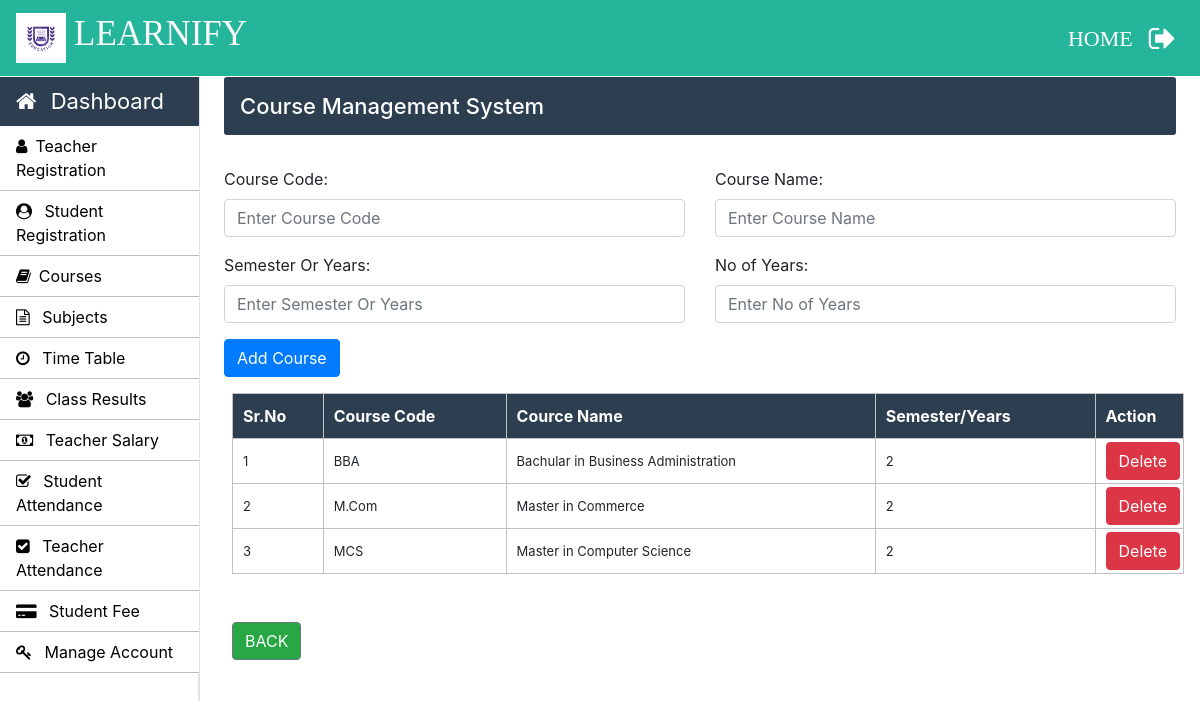
The page /Admin/courses.php (signed in) on the database its author committed.
### tables this page shows
CREATE TABLE IF NOT EXISTS `courses` (
  `course_code` varchar(10) NOT NULL,
  `course_name` varchar(50) NOT NULL,
  `semester_or_year` varchar(10) NOT NULL,
  `no_of_year` int NOT NULL,
  PRIMARY KEY (`course_code`)
);

### Admin/courses.php (the view, shortened to what this page needs)
<?php
		require_once "../connection/connection.php";
	?>
<!doctype html>
<html lang="en">
	<head>
	</head>
	<body>
		<?php include('../common/common-header.php') ?>
		<?php include('../common/admin-sidebar.php') ?>
		<main role="main" class="col-xl-10 col-lg-9 col-md-8 ml-sm-auto px-md-4 mb-2 w-100">
			<div class="sub-main">
				<div class="bar-margin text-center d-flex flex-wrap flex-md-nowrap pt-3 pb-2 mb-3 text-white admin-dashboard pl-3">
					<h4>Course Management System </h4>
				</div>
				<div class="row">
					<div class="col-md-12">
						<form action="courses.php" method="post">
							<div class="row mt-3">
								<div class="col-md-6">
									<div class="form-group">
										<label for="exampleInputEmail1">Course Code: </label>
										<input type="text" name="course_code" class="form-control" required placeholder="Enter Course Code">
									</div>
								</div>
								<div class="col-md-6">
									<div class="form-group">
										<label for="exampleInputPassword1">Course Name:</label>
										<input type="text" name="course_name" class="form-control" required placeholder="Enter Course Name">
									</div>
								</div>
							</div>
							<div class="row">
								<div class="col-md-6">
									<div class="form-group">
										<label for="exampleInputEmail1">Semester Or Years:</label>
										<input type="text" name="semester_or_year" class="form-control" required placeholder="Enter Semester Or Years">
									</div>
								</div>
								<div class="col-md-6">
									<div class="form-group">
										<label for="exampleInputPassword1">No of Years:</label>
										<input type="text" name="no_of_year" class="form-control" required  placeholder="Enter No of Years">
									</div>
								</div>
							</div>
							<div class="row w-100">
								<div class="col-md-12">
									<input type="submit" name="sub" value="Add Course" class=" btn btn-primary ml-auto">
								</div>
							</div>
						</form>
					</div>
				</div>
				<div class="row">
					<div class="col-md-12 ml-2">
						<section class="mt-3">
							<table class="w-100 table-elements mb-5 table-three-tr" cellpadding="3">
								<tr class="table-tr-head table-three text-white">
									<th>Sr.No</th>
									<th>Course Code</th>
									<th>Cource Name</th>
									<th>Semester/Years</th>
									<th>Action</th>
								</tr>
								<?php
									$sr=1;
									$query="select course_code,course_name,no_of_year from courses";
									$run=mysqli_query($con,$query);
									while($row=mysqli_fetch_array($run)) {
									echo	"<tr>";
									echo	"<td>".$sr++."</td>";
									echo	"<td>".$row['course_code']."</td>";
									echo	"<td>".$row['course_name']."</td>";
									echo	"<td>".$row['no_of_year']."</td>";
									echo	"<td width='20'><a class='btn btn-danger' href=delete-function.php?course_code=".$row['course_code'].">Delete</a></td>";
									echo	"</tr>";
									}
								?>
							</table>
						</section>
		<a href="admin-index.php"> <button type="button" class="btn btn-secondary bg-success" data-dismiss="modal">BACK</button> </a>
					</div>
				</div>
			</div>
		</main>
	</body>
</html>

### Css/style.css (style rules this page uses)
h4 { font-size: 22px; }
.admin-dashboard { margin-top: 1px !important; background: #2c3e50 !important; border-radius: 3px; }
.table-elements tr, td, th { font-size: 13px; border: 1px solid rgb(194, 193, 193); padding-left: 10px !important; }
.table-three { background: #2c3e50 !important; }
.table-tr-head { height: 45px !important; padding: 10px !important; margin-top: 5px !important; }
.table-font-for-transcript td, th { font-size: 16px !important; }

### rows shown on the page
courses: course_code "BBA", course_name "Bachular in Business Administration", no_of_year "2"
courses: course_code "M.Com", course_name "Master in Commerce", no_of_year "2"
courses: course_code "MCS", course_name "Master in Computer Science", no_of_year "2"
